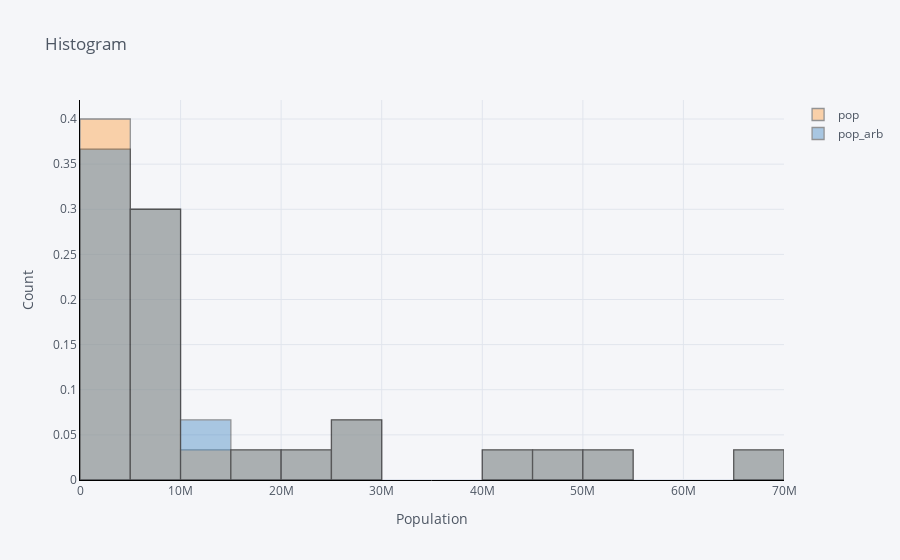

The cell this chart's notebook holds for it:
### Code cell
europe.loc[:, ['pop', 'pop_arb']].iplot(kind = 'hist',
                                    bins = 24,
                                    histnorm = 'probability',
                                    linecolor = 'black',
                                    opacity = 0.4,
                                    barmode = 'overlay',
                                    title = 'Histogram',
                                    xTitle = 'Population',
                                    yTitle = 'Count')

### Figure 1 — Plotly figure (JSON) as saved in the notebook; plotly's stock layout.template omitted (floating-point values rounded to 4 significant figures)
{"data": [{"histfunc": "count", "histnorm": "probability", "marker": {"color": "rgba(255, 153, 51, 1.0)", "line": {"color": "#000000", "width": 1.3}}, "name": "pop", "nbinsx": 24, "opacity": 0.4, "orientation": "v", "type": "histogram", "x": [1282697, 6927772, 8730405, 2791000, 7274900, 3882229, 9125183, 4334000, 4090500, 42459667, 69145952, 7733250, 9504000, 147962, 2952156, 47666000, 413834, 10381988, 3327728, 25730551, 8526050, 16630000, 6860147, 3558137, 1489518, 28549870, 7124673, 4815000, 22235677, 50430000]}, {"histfunc": "count", "histnorm": "probability", "marker": {"color": "rgba(55, 128, 191, 1.0)", "line": {"color": "#000000", "width": 1.3}}, "name": "pop_arb", "nbinsx": 24, "opacity": 0.4, "orientation": "v", "type": "histogram", "x": [1782697, 7427772, 9230405, 3291000, 7774900, 4382229, 9625183, 4834000, 4590500, 42959667, 69645952, 8233250, 10004000, 647962, 3452156, 48166000, 913834, 10881988, 3827728, 26230551, 9026050, 17130000, 7360147, 4058137, 1989518, 29049870, 7624673, 5315000, 22735677, 50930000]}], "layout": {"barmode": "overlay", "legend": {"bgcolor": "#F5F6F9", "font": {"color": "#4D5663"}}, "paper_bgcolor": "#F5F6F9", "plot_bgcolor": "#F5F6F9", "title": {"font": {"color": "#4D5663"}, "text": "Histogram"}, "xaxis": {"gridcolor": "#E1E5ED", "linecolor": "black", "showgrid": true, "tickfont": {"color": "#4D5663"}, "title": {"font": {"color": "#4D5663"}, "text": "Population"}, "zerolinecolor": "#E1E5ED"}, "yaxis": {"gridcolor": "#E1E5ED", "linecolor": "black", "showgrid": true, "tickfont": {"color": "#4D5663"}, "title": {"font": {"color": "#4D5663"}, "text": "Count"}, "zerolinecolor": "#E1E5ED"}}}
